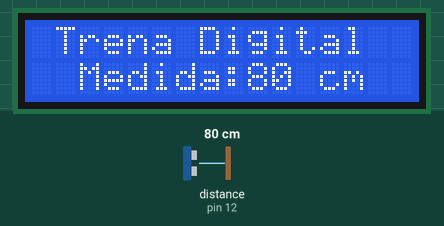
Recording of a sketch running on a simulated Arduino Uno, built with avr-gcc and run on an emulated ATmega328P. On the bench: 16×2 character LCD. The inputs (shaded band) are chosen by the test bench; at power-on: distance to the obstacle (sensor on pin 12) 80 cm. The echo pulse lasts 58.3 µs per cm.

Above: at 1.2 s.
1.3 s: distance to the obstacle (sensor on pin 12) set to 2 cm
At 2.0 s:
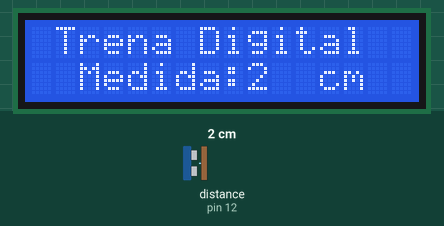
4.3 s: distance to the obstacle (sensor on pin 12) set to 4 cm
At 5.0 s:
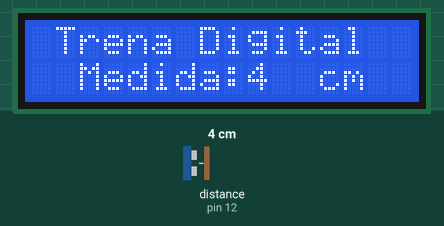
6.1 s: distance to the obstacle (sensor on pin 12) set to 2 cm
At 6.5 s:
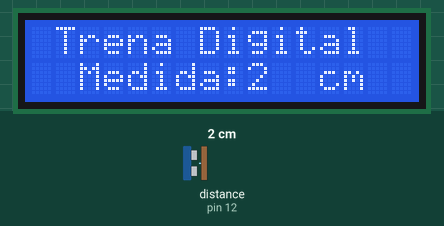
Timing chart, 0 to 9.1 s (numbered marks = the images above; inputs shaded):
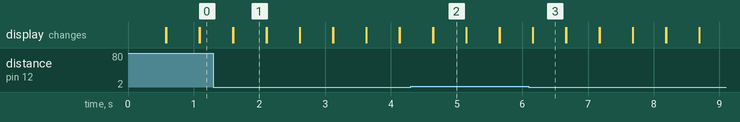

Measured:
- after the input at 1.3 s, the display: first differs from a run without the input after 0.30 s (image 1)
- after the input at 4.3 s, the display: first differs from a run without the input after 0.34 s (image 2)
- after the input at 6.1 s, the display: first differs from a run without the input after 0.06 s (image 3)
- what the display in image 1 shows lasts 0.5 s, from 1.6 s to 2.1 s

The sketch:

TRENA_DIGITAL.ino
```cpp
/* Programa: Trena Digital */
/* Inclui a biblioteca do sensor. */
#include <Ultrasonic.h>
/* Define os pinos para o sensor. */
int pino_Trig = 13;
int pino_Echo = 12;
/* Especifica o nome e os pinos para o sensor. */
Ultrasonic Sensor(pino_Trig, pino_Echo);
/* Inclui a biblioteca de controle do LCD; */
#include <LiquidCrystal.h>
/* Define os pinos que serão utilizados para ligação ao
display; */
LiquidCrystal lcd(2, 3, 4, 5, 6, 7);
/* Variável que armazenará as medidas. */
int distancia;
void setup() {
/* Define o número de colunas e linhas do LCD; */
lcd.begin(16, 2);
}
void loop() {
/* Realiza a medição e armazena na variável “distancia” */
distancia = Sensor.read();
/* Posiciona o cursor na coluna 4, linha 0; */
lcd.setCursor(1, 0);
/*Envia o texto entre aspas para o LCD; */
lcd.print("Trena Digital");
/* Posiciona o cursor na coluna 5, linha 1; */
lcd.setCursor(2, 1);
/* Envia o texto entre aspas para o LCD; */
lcd.print("Medida: ");
/* Posiciona o cursor na coluna 5, linha 1; */
lcd.setCursor(9, 1);
/* Envia o texto entre aspas para o LCD; */
lcd.print(distancia);
/* Posiciona o cursor na coluna 5, linha 1; */
lcd.setCursor(12, 1);
/* Envia o texto entre aspas para o LCD; */
lcd.print("cm");
delay(500);
lcd.clear();
}
```
